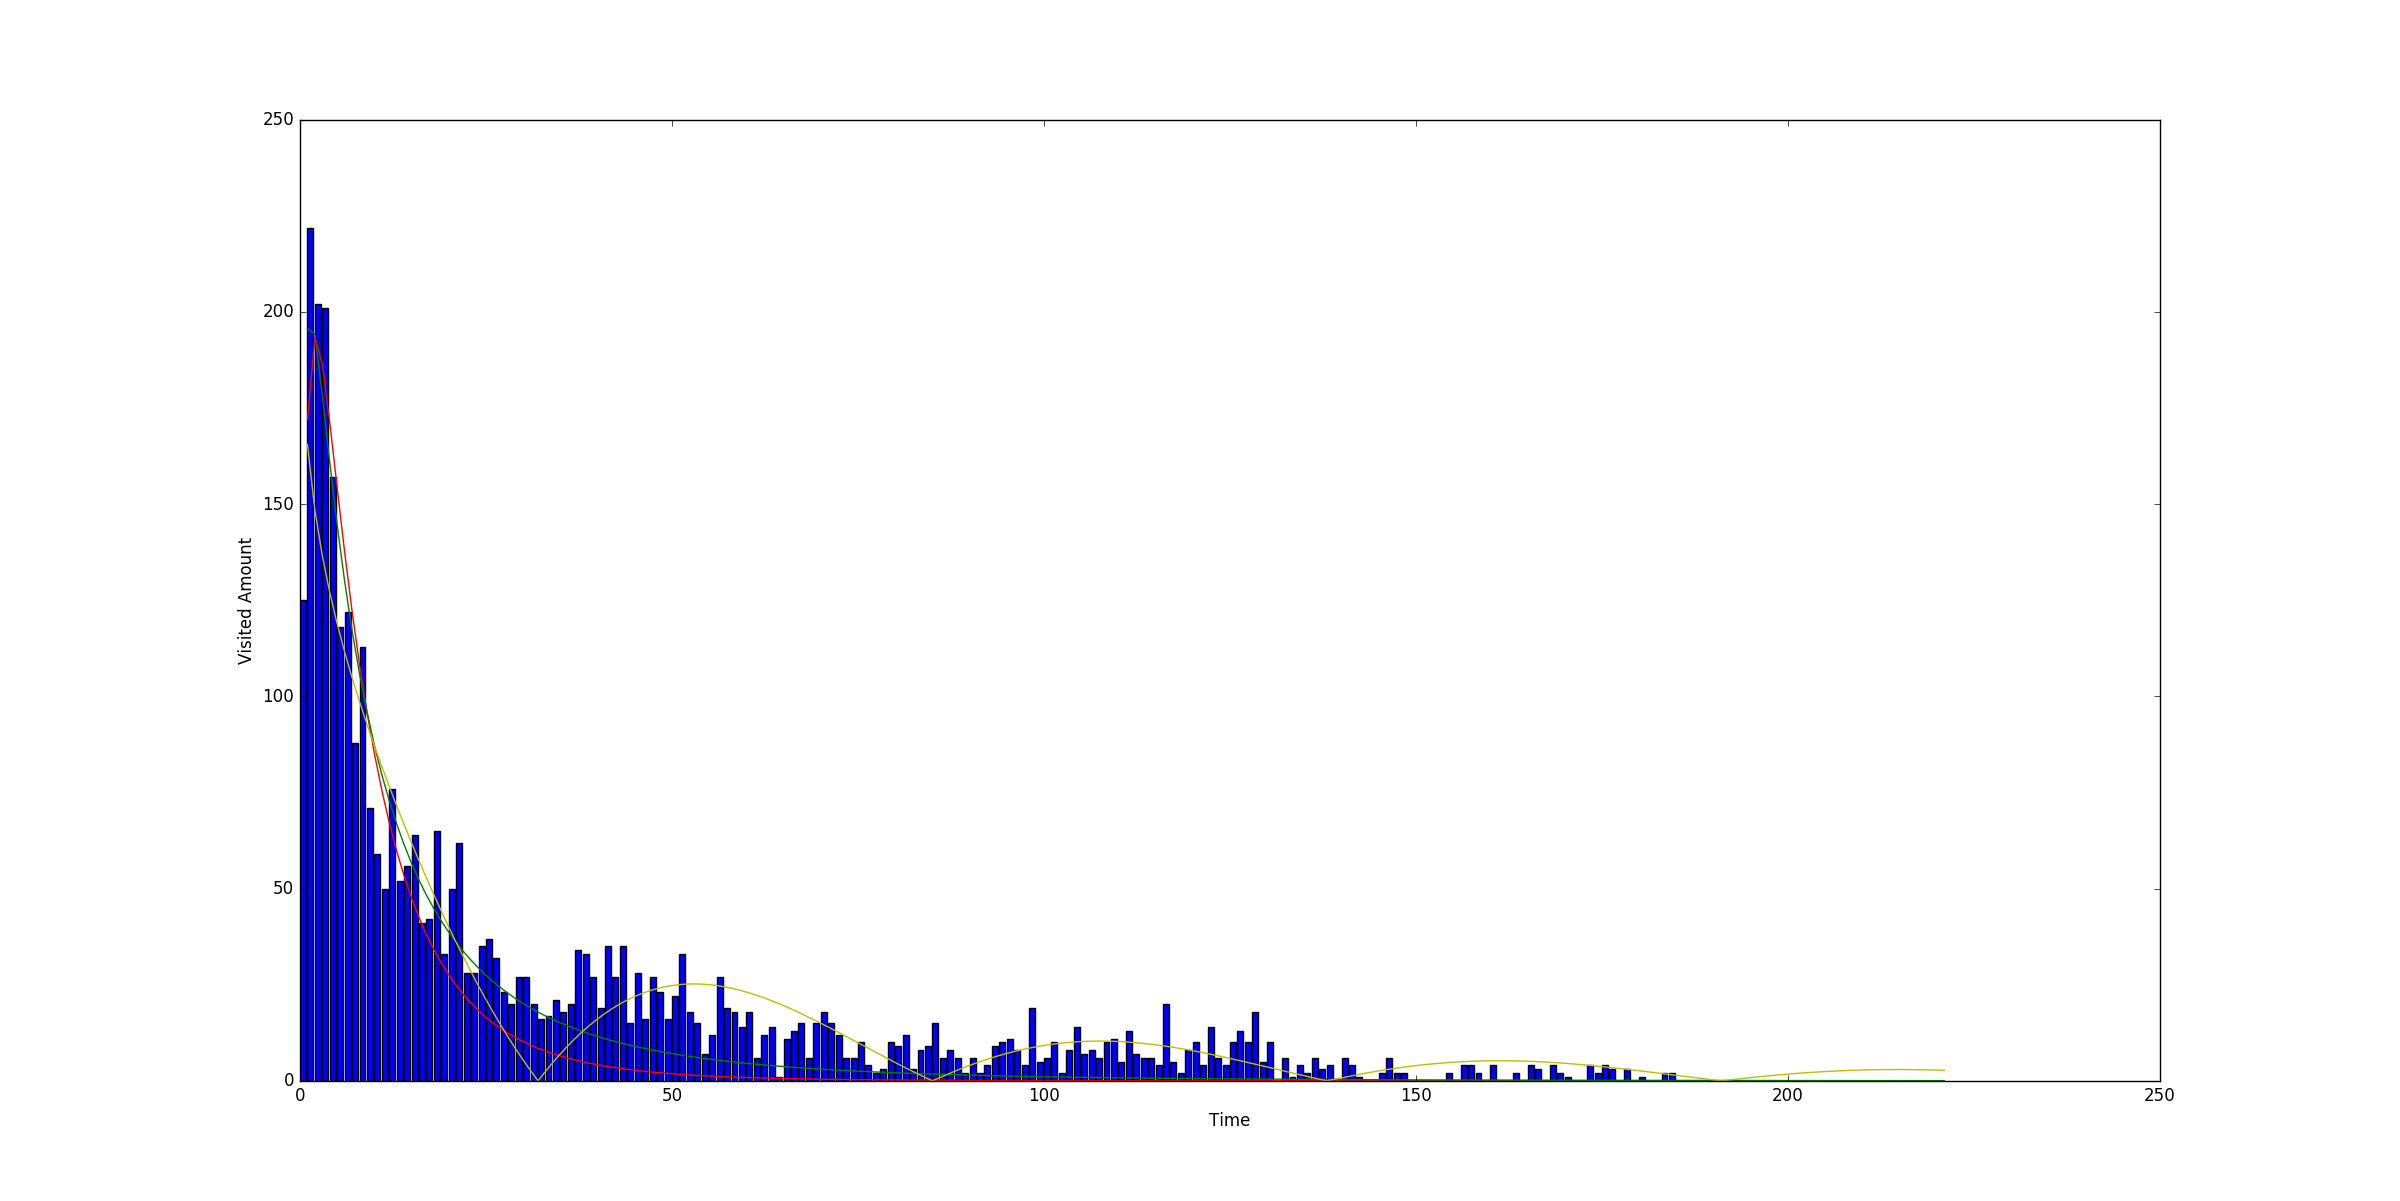

Write Python code to recreate this figure.
import numpy as np
from scipy.optimize import curve_fit
import matplotlib.pyplot as plt

def func1(x, a, b):
    return a * x * np.exp(-b * np.sqrt(x))

def func2(x, a, b):
    return a * x * np.exp(-b * np.power(x, 1 / 3.0))

def func3(x, a, b, c, d):
    return a * abs(np.sin(b * x + c)) * np.exp(-d * np.sqrt(x))


def CountSecond(time):
    start_time = [5, 35, 0]
    times = time.split(':')
    h = int(times[0]) - start_time[0]
    m = int(times[1]) - start_time[1]
    s = int(times[2]) - start_time[2]
    return h * 3600 + m * 60 + s


def rawData():
    countDict = {item: 0 for item in range(221)}

    fp = open('sina_02_1.csv', 'r')
    for line in fp:
        rets = line.strip().split(',')
        fmin = int(CountSecond(rets[3]) / 300)

        if fmin in countDict:
            countDict[fmin] += 1
    countList = sorted(countDict.items(), key=lambda x: x[0])
    left, value = [], []
    for item in countList:
        left.append(item[0])
        value.append(item[1])
    return left, value


if __name__ == '__main__':
    left, value = rawData()
    xdata = np.array(left, dtype=np.float32)[:185]
    ydata = np.array(value, dtype=np.float32)[36:]
    popt1, pcov1 = curve_fit(func1, xdata, ydata, [1.0, 0.01])
    popt2, pcov2 = curve_fit(func2, xdata, ydata, [1.0, 2.0])
    popt3, pcov3 = curve_fit(func3, xdata, ydata, [1.0, 0.1, 1, 1])
    # print(popt1, pcov1, popt2, pcov2, popt3, pcov3)
    plt.figure(1)
    # plt.subplot(211)
    plt.bar(xdata, ydata)

    x = np.linspace(1, 221, 221)
    y1 = func1(x, popt1[0], popt1[1])
    y2 = func2(x, popt2[0], popt2[1])
    y3 = func3(x, popt3[0], popt3[1], popt3[2], popt3[3])
    # plt.subplot(212)
    plt.plot(x, y1, color='r')
    plt.plot(x, y2, color='g')
    plt.plot(x, y3, color='y')

    # plt.ylim(0, 250)
    plt.ylabel('Visited Amount')
    plt.xlabel('Time')
    print(value.index(max(value[77:96])))
    plt.show()
